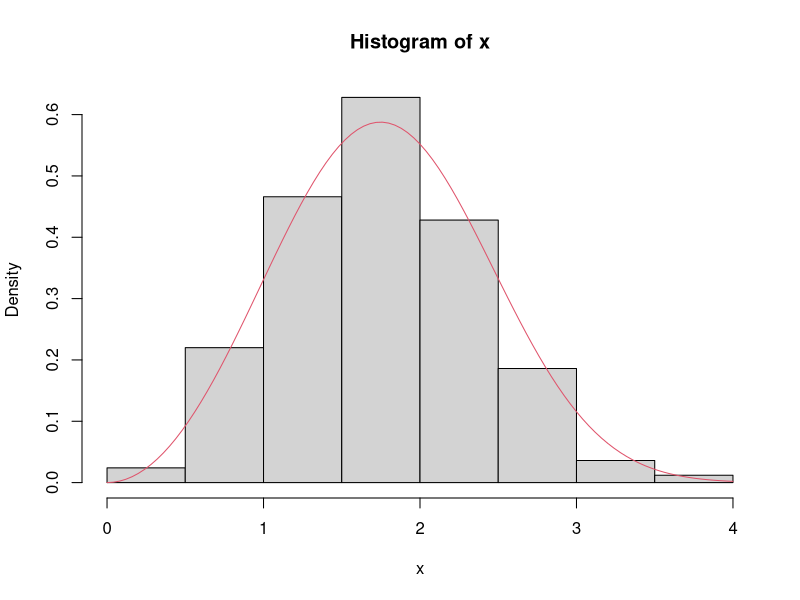
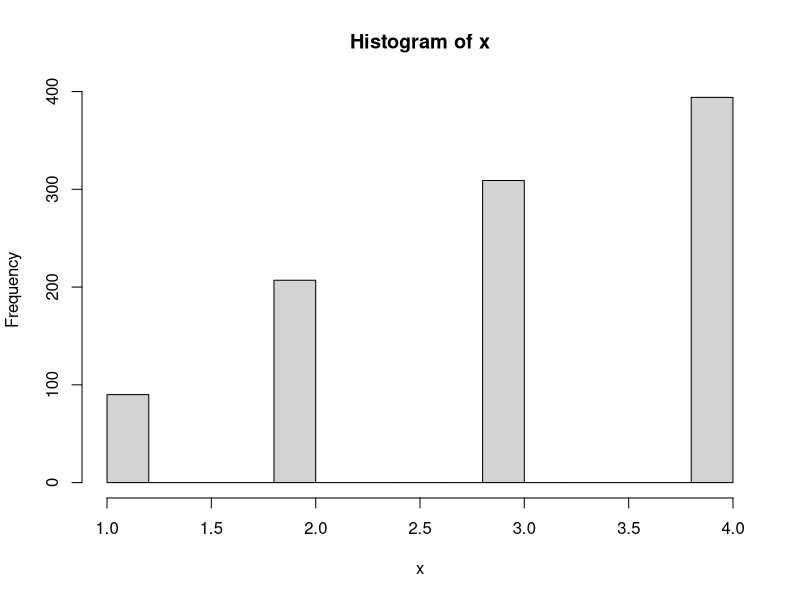
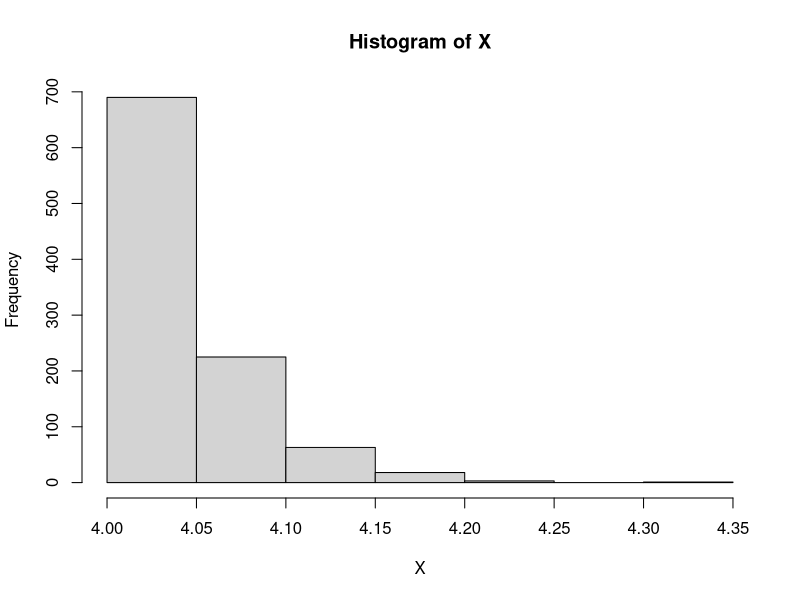
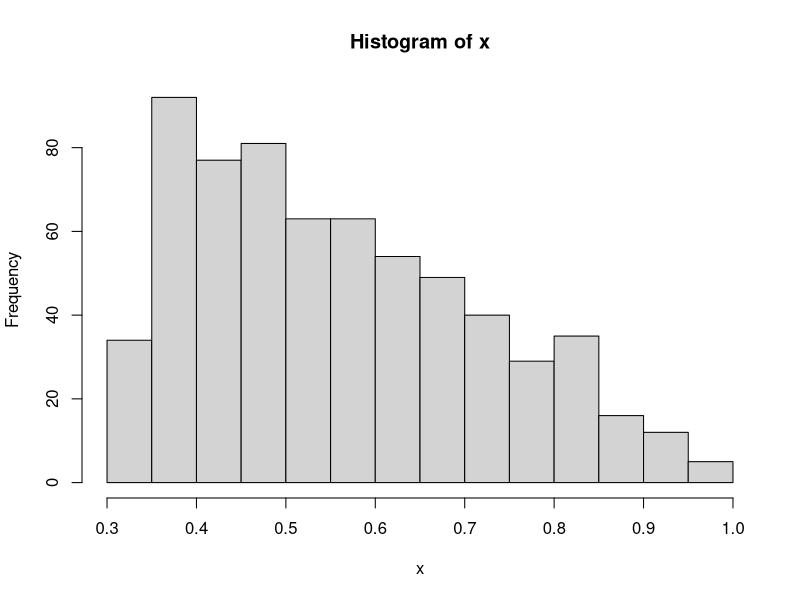

Write the R code that produced these figures, in order.
##Swetha Ramesh
## Week 5 Lab 7

## Q1
## inverse transform method
## rweibull can use this to generate samples
# but we want to use the inverse transformaiton method
# we have the pdf, so we need the cdf (Can do integration of pdf)

# Step 1: find the cdf
inv.cdf <- function(x,a,b){
  a*(-log(1-x))^(1/b)
}

n <- 1000
u <- runif(n)
x <- inv.cdf(u, 2, 3)
hist(x, prob = T)

## check the density
curve(dweibull(x,3,2), add = TRUE, col = 2)


## Q2 : generate discrete random variables
## if starting with pmf, find the cdf

pmf <- c(0.1,0.2,0.3,0.4)
cdf <- cumsum(pmf)

u <- runif(n)
x <- numeric(n)
for(i in 1:n){
  if(u[i] <= 0.1)  x[i] = 1
  else if(0.1 < u[i] & u[i]<=0.3) x[i] =2
  else if (0.3 < u[i] & u[i]<=0.6) x[i] =3
  else x[i] = 4
}

hist(x)
table(x)/n


## Q3
# transformation method to generate random variables
trans <- function(y, lambda, kappa){
  lambda*y^(-1/kappa)
}

U <- runif(n)
X <- trans(U, 4, 100)
hist(X)

## Q4
## will finish next class, try to submit something tho
inv.cdf1 <- function(x,a,m,b){
  a + sqrt(x*(b-a)*(m-b))
}

inv.cdf2 <- function(x,a,m,b){
  b - sqrt((1-x)*(b-a)*(b-m))
}

n <- 1000
u <- runif(n)
u <- runif(n)
x <- numeric(n)
for(i in 1:n){
  if(u[i] > 0 & u[i] < (1/3))  x[i] = inv.cdf1(u[i],0,1/3,1)
  else if(u[i] >= (1/3) & u[i] < 1) x[i] = inv.cdf2(u[i],0,1/3,1)
}

hist(x)
